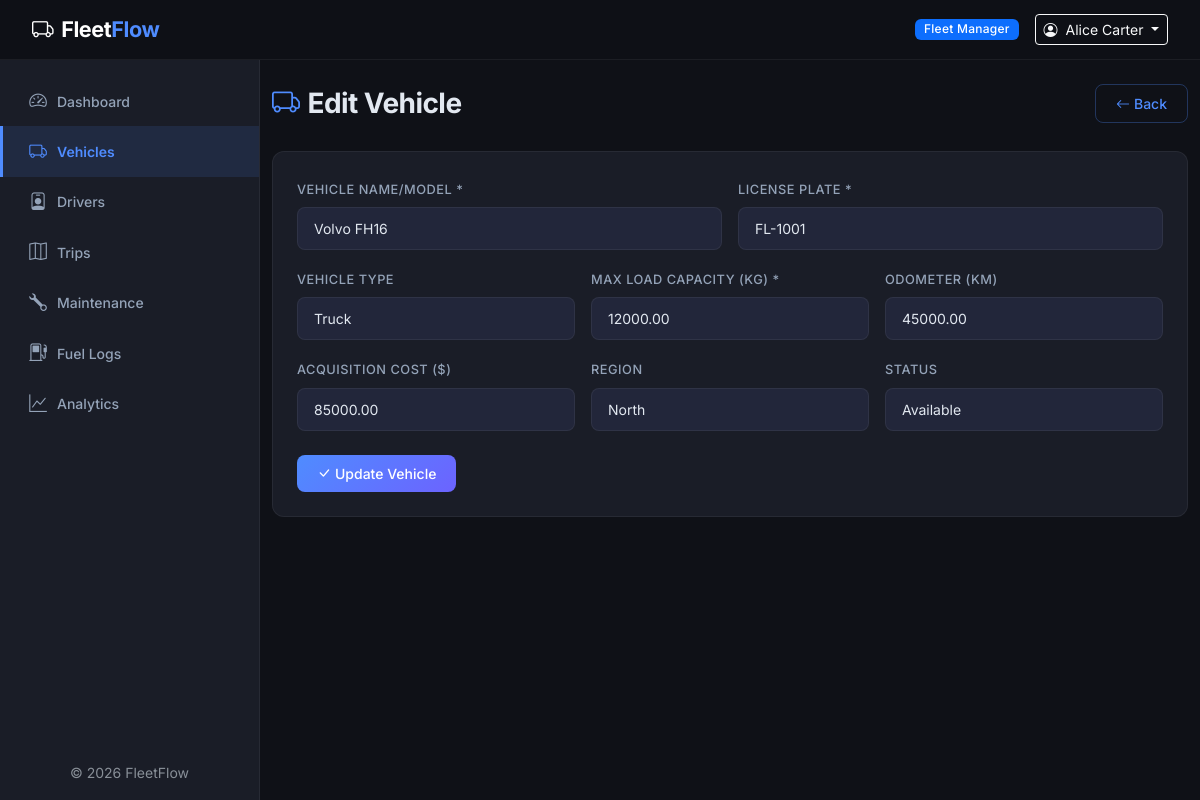
Screenshot of /vehicles/edit.php?id=1 (signed in) with the database file from the repository.
### tables this page shows
CREATE TABLE vehicles (
    id INT AUTO_INCREMENT PRIMARY KEY,
    vehicle_name VARCHAR(100) NOT NULL,
    license_plate VARCHAR(20) NOT NULL UNIQUE,
    vehicle_type ENUM('Truck','Van','Sedan','SUV','Bus') NOT NULL DEFAULT 'Truck',
    max_load_capacity DECIMAL(10,2) NOT NULL DEFAULT 0,
    odometer DECIMAL(12,2) NOT NULL DEFAULT 0,
    acquisition_cost DECIMAL(12,2) NOT NULL DEFAULT 0,
    region VARCHAR(50) DEFAULT 'Default',
    status ENUM('Available','On Trip','In Shop','Retired') NOT NULL DEFAULT 'Available',
    created_at TIMESTAMP DEFAULT CURRENT_TIMESTAMP,
    updated_at TIMESTAMP DEFAULT CURRENT_TIMESTAMP ON UPDATE CURRENT_TIMESTAMP
);

### config/helpers.php (called while the page is built, shortened)
<?php
function sanitize(string $input): string {
    return htmlspecialchars(trim($input), ENT_QUOTES, 'UTF-8');
}
function baseUrl(): string {
    return '/feetflow';
}

### vehicles/edit.php (the view, shortened to what this page needs)
<?php
require_once __DIR__ . '/../config/helpers.php';
$db = getDB();
$id = intval($_GET['id'] ?? 0);
$stmt = $db->prepare("SELECT * FROM vehicles WHERE id = :id");
$stmt->execute([':id' => $id]);
$data = $stmt->fetch();
require_once __DIR__ . '/../includes/header.php';
require_once __DIR__ . '/../includes/sidebar.php';
?>
<div class="page-header">
    <h1><i class="bi bi-truck"></i>Edit Vehicle</h1>
    <a href="<?= baseUrl() ?>/vehicles/" class="btn btn-ff-outline"><i class="bi bi-arrow-left me-1"></i>Back</a>
</div>
<div class="ff-card">
    <div class="card-body">
        <form method="POST" class="ff-form">
            <div class="row g-3">
                <div class="col-md-6">
                    <label class="form-label">Vehicle Name/Model *</label>
                    <input type="text" class="form-control" name="vehicle_name" value="<?= sanitize($data['vehicle_name']) ?>" required>
                </div>
                <div class="col-md-6">
                    <label class="form-label">License Plate *</label>
                    <input type="text" class="form-control" name="license_plate" value="<?= sanitize($data['license_plate']) ?>" required>
                </div>
                <div class="col-md-4">
                    <label class="form-label">Vehicle Type</label>
                    <select class="form-select" name="vehicle_type">
                        <?php foreach (['Truck','Van','Sedan','SUV','Bus'] as $t): ?>
                            <option value="<?= $t ?>" <?= $data['vehicle_type'] === $t ? 'selected' : '' ?>><?= $t ?></option>
                        <?php endforeach; ?>
                    </select>
                </div>
                <div class="col-md-4">
                    <label class="form-label">Max Load Capacity (kg) *</label>
                    <input type="number" step="0.01" class="form-control" name="max_load_capacity" value="<?= $data['max_load_capacity'] ?>" required>
                </div>
                <div class="col-md-4">
                    <label class="form-label">Odometer (km)</label>
                    <input type="number" step="0.01" class="form-control" name="odometer" value="<?= $data['odometer'] ?>">
                </div>
                <div class="col-md-4">
                    <label class="form-label">Acquisition Cost ($)</label>
                    <input type="number" step="0.01" class="form-control" name="acquisition_cost" value="<?= $data['acquisition_cost'] ?>">
                </div>
                <div class="col-md-4">
                    <label class="form-label">Region</label>
                    <input type="text" class="form-control" name="region" value="<?= sanitize($data['region']) ?>">
                </div>
                <div class="col-md-4">
                    <label class="form-label">Status</label>
                    <select class="form-select" name="status">
                        <?php foreach (['Available','On Trip','In Shop','Retired'] as $s): ?>
                            <option value="<?= $s ?>" <?= $data['status'] === $s ? 'selected' : '' ?>><?= $s ?></option>
                        <?php endforeach; ?>
                    </select>
                </div>
            </div>
            <div class="mt-4">
                <button type="submit" class="btn btn-ff"><i class="bi bi-check-lg me-1"></i>Update Vehicle</button>
            </div>
        </form>
    </div>
</div>
<?php require_once __DIR__ . '/../includes/footer.php'; ?>

### assets/css/style.css (style rules this page uses)
:root { --ff-bg: #0f1117; --ff-surface: #1a1d27; --ff-surface-elevated: #22263a; --ff-border: rgba(255, 255, 255, 0.06); --ff-accent: #4f8cff; --ff-accent-glow: rgba(79, 140, 255, 0.25); --ff-gradient: linear-gradient(135deg, #4f8cff 0%, #6c63ff 100%); --ff-green: #34d399; --ff-yellow: #fbbf24; --ff-red: #f87171; --ff-sidebar-width: 260px; --ff-navbar-height: 60px; --ff-radius: 12px; --ff-font: 'Inter', -apple-system, BlinkMacSystemFont, sans-serif; --ff-transition: all 0.3s cubic-bezier(0.4, 0, 0.2, 1); }
* { margin: 0; padding: 0; box-sizing: border-box; }
body { font-family: var(--ff-font); background: var(--ff-bg); color: #e2e8f0; overflow-x: hidden; min-height: 100vh; }
.ff-card { background: var(--ff-surface); border: 1px solid var(--ff-border); border-radius: var(--ff-radius); transition: var(--ff-transition); overflow: hidden; }
.ff-card .card-body { padding: 1.5rem; }
.btn-ff { background: var(--ff-gradient); color: #fff; border: none; border-radius: 8px; padding: 0.5rem 1.25rem; font-weight: 500; font-size: 0.875rem; transition: var(--ff-transition); }
.btn-ff-outline { background: transparent; color: var(--ff-accent); border: 1px solid rgba(79, 140, 255, 0.3); border-radius: 8px; padding: 0.5rem 1.25rem; font-weight: 500; font-size: 0.875rem; transition: var(--ff-transition); }
.ff-form .form-control, .ff-form .form-select { background: var(--ff-surface-elevated); border: 1px solid var(--ff-border); color: #e2e8f0; border-radius: 8px; padding: 0.625rem 1rem; font-size: 0.875rem; transition: var(--ff-transition); }
.ff-form .form-label { font-size: 0.8rem; font-weight: 500; color: #94a3b8; text-transform: uppercase; letter-spacing: 0.04em; margin-bottom: 0.5rem; }
.page-header { display: flex; justify-content: space-between; align-items: center; margin-bottom: 1.75rem; flex-wrap: wrap; gap: 1rem; }
.page-header h1 { font-size: 1.75rem; font-weight: 700; letter-spacing: -0.02em; margin: 0; }
.page-header h1 i { color: var(--ff-accent); margin-right: 0.5rem; }

### rows the page displays
vehicles: vehicle_name "Volvo FH16", license_plate "FL-1001", vehicle_type "Truck", max_load_capacity "12000.00", odometer "45000.00", acquisition_cost "85000.00", region "North", status "Available"

### other values shown
currentRole() "Fleet Manager"
currentUserName() "Alice Carter"
$item['label'] "Dashboard"
$item['label'] "Vehicles"
$item['label'] "Drivers"
$item['label'] "Trips"
$item['label'] "Maintenance"
$item['label'] "Fuel Logs"
$item['label'] "Analytics"
